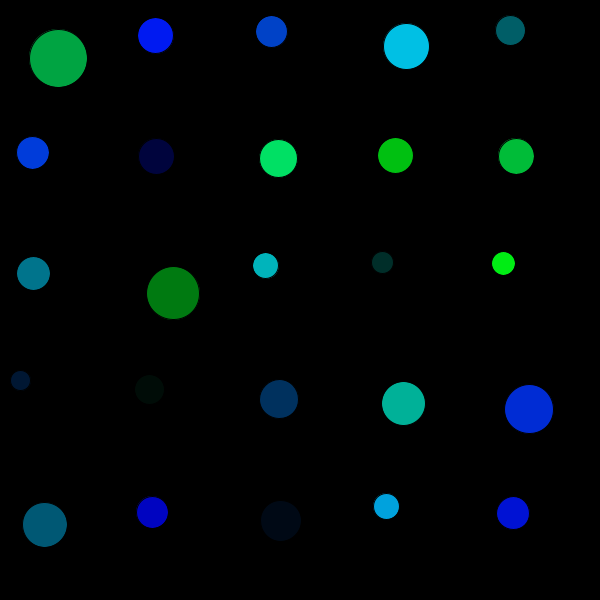
Frame 1 (no input)
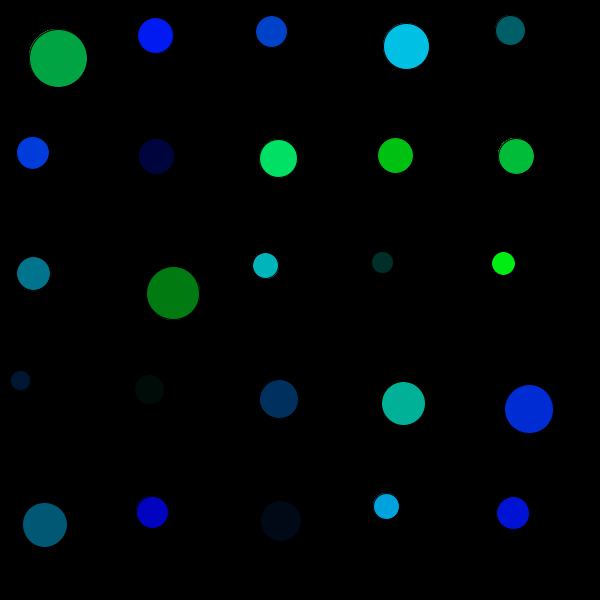
Frame 60 (the mouse pressed at the canvas centre just before this capture)
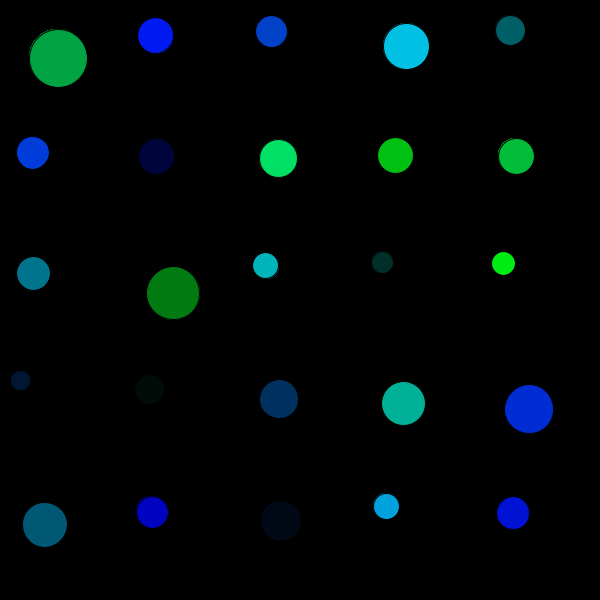
Frame 120 (the mouse held since frame 60 and released just before this capture)

The Processing sketch that drew these frames (run headless with seeded random() and noise(); from frame 60 on, the mouse is pressed at the canvas centre):

// Processing sketch: Code2_HW3_Sketch1
// ── Code2_HW3_Sketch1.pde
//array of containers;

final int COLS = 5;
final int ROWS = 5;

Circle[][] circle = new Circle[COLS][ROWS];

void setup(){
  size(600,600);
  background(0);
  
  for(int i = 0; i < COLS; i++){
    for(int j = 0; j < ROWS; j++){
      circle[i][j] = new Circle(i,j);
    }
  }
}

void draw(){
  for(int i = 0; i< COLS; i++){
    for(int j = 0; j < ROWS; j++){
      circle[i][j].display();
    }
  }

}

// ── Circle.pde
//position, color, size;

class Circle{
  float x;
  float y;
  float radius;
  color c;
  
  Circle(int i, int j){
    x = map(i, 0, COLS, 0, width);
    y = map(j, 0, ROWS, 0, height);
    c= color(0, random(255),random(255));
    radius = random(20,60);
  }
  
  void display(){
     fill(c);
     ellipse(x+radius, y+radius, radius, radius);
  }

}
